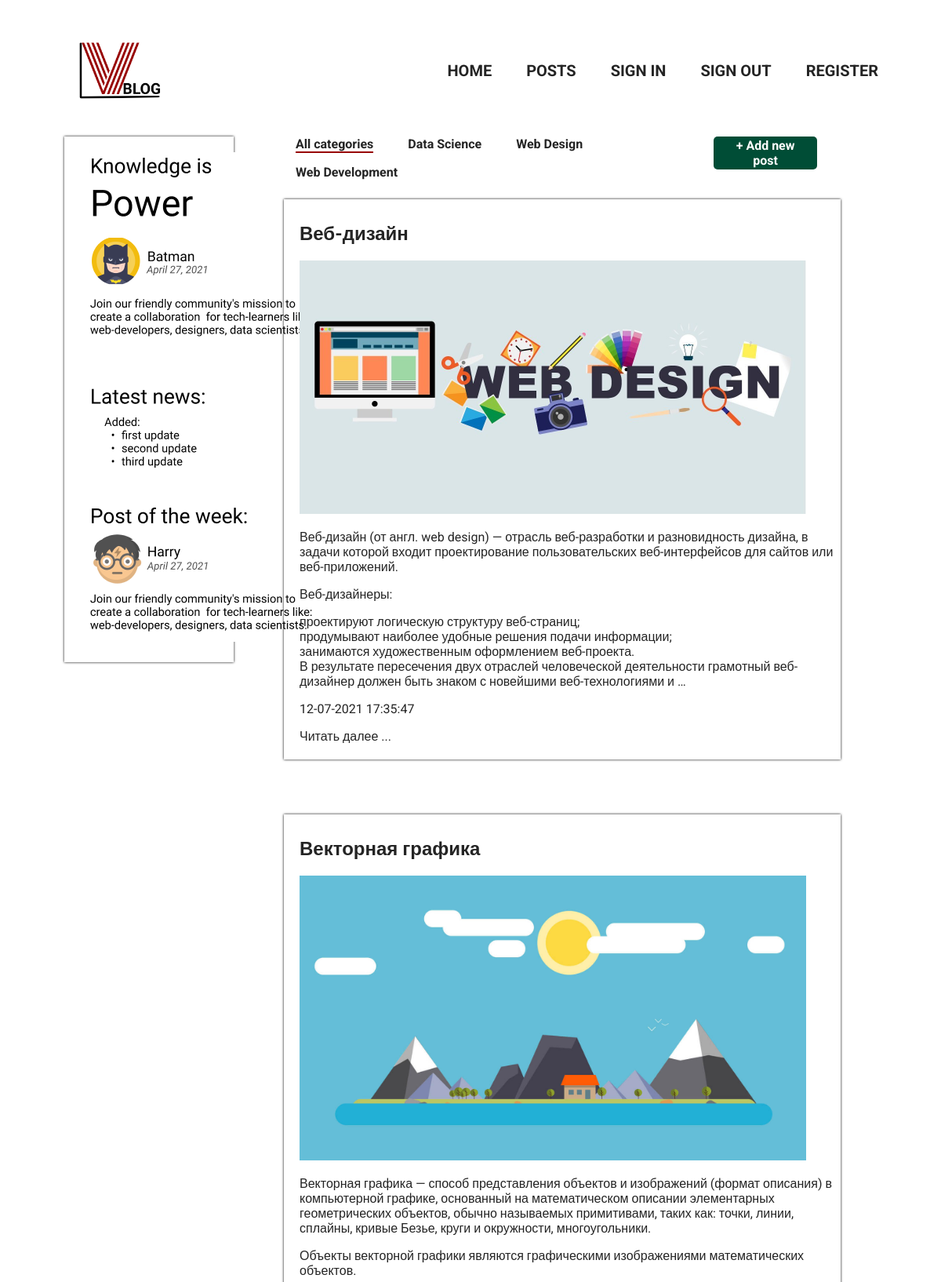
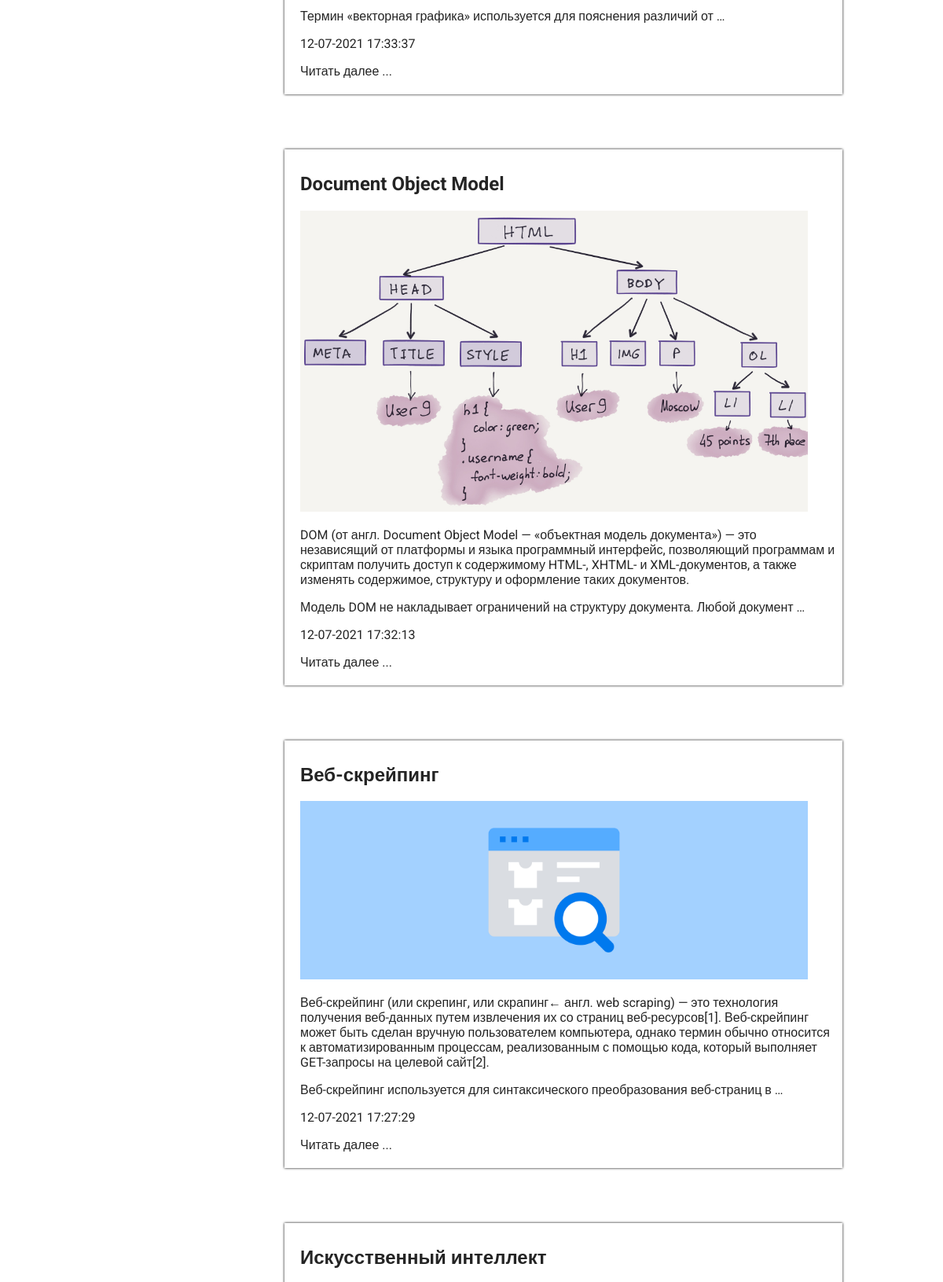
/posts/ (upper part), run on the app's committed database (2 pictures, top to bottom).
### InfoBlog/models.py (models this page shows, shortened)
class Category(models.Model):
    category_name = models.CharField(max_length=100, db_index=True, verbose_name='Название категории')
    slug = models.SlugField(max_length=255, db_index=True, unique=True, verbose_name="URL")
    def get_absolute_url(self):
        return reverse('category', kwargs={'cat_slug': self.slug})
    class Meta:
        verbose_name = 'Категории'
        verbose_name_plural = 'Категории'
        ordering = ['category_name']

class Posts(models.Model):
    title = models.CharField(max_length=255, verbose_name='Заголовок')
    slug = models.SlugField(max_length=255, unique=True, db_index=True, verbose_name="URL")
    content = models.TextField(blank=False, verbose_name='Контент')
    post_image = models.ImageField(upload_to="images/%Y/%m/d/", verbose_name='Изображение')
    time_create = models.DateTimeField(auto_now_add=True, verbose_name='Дата создания')
    time_update = models.DateTimeField(auto_now=True, verbose_name='Дата редактирования')
    is_published = models.BooleanField(default=True, verbose_name='Публикация')
    category = models.ForeignKey('Category', on_delete=models.PROTECT, verbose_name='Категория')
    def get_absolute_url(self):
        return reverse('post', kwargs={'post_slug': self.slug})
    class Meta:
        verbose_name = 'Посты'
        verbose_name_plural = 'Посты'
        ordering = ['-time_create', 'title']

### InfoBlog/views.py (the view)
# urls.py: path('posts/', InfoBlogPosts.as_view(), name='posts'),
class InfoBlogPosts(ListView):
    model = Posts
    template_name = 'InfoBlog/posts_page.html'
    context_object_name = 'posts'
    def get_context_data(self, *, object_list=None, **kwargs):
        context = super().get_context_data(**kwargs)
        context['category_selected'] = 0
        return context
    def get_queryset(self):
        return Posts.objects.filter(is_published=True)

### InfoBlog/templatetags/InfoBlog_tags.py (called while the page is built)
@register.inclusion_tag('InfoBlog/list_categories.html')
def show_categories(sort=None, category_selected=0):
    if not sort:
        cats = Category.objects.all()
    else:
        categories = Category.objects.order_by(sort)
    return {"categories": categories, "category_selected": category_selected}

### InfoBlog/templates/InfoBlog/posts_page.html (shortened to what this page needs)
{% extends 'InfoBlog/base.html' %}
{% load static %}
{% block news %}
    <div class="news_block">
        <img src="{% static 'InfoBlog/images/news(temp).PNG' %}" alt="">
    </div>
{% endblock %}
{% block content %}
    {% for p in posts %}
        <div class="post_card">
            <h2>{{ p.title }}</h2>
            {% if p.post_image %}
                <p><img class="post_image" src="{{ p.post_image.url }}" alt="Post photo"></p>
            {% endif %}
            <p>{{ p.content|linebreaks|truncatewords:50 }}</p>
            <p>{{ p.time_create|date:"d-m-Y H:i:s" }}</p>
            <a href="{{ p.get_absolute_url }}">Читать далее ...</a>
        </div>
    {% endfor %}
{% endblock %}

### InfoBlog/templates/InfoBlog/list_categories.html
{% for c in categories %}
    {% if c.pk == category_selected %}
        <li class="selected">{{c.category_name}}</li>
    {% else %}
        <li><a href="{{ c.get_absolute_url }}">{{c.category_name}}</a></li>
    {% endif %}
{% endfor %}

### InfoBlog/static/InfoBlog/css/base.css (style rules this page uses)
body { color: #242424; margin: 0; padding: 0; font-family: 'Roboto', sans-serif; font-weight: normal; list-style-type: none; }
a, a:visited, a:active { text-decoration: none; color: #242424; }
ul, li { list-style-type: none; }
.news_block { padding-top: 20px; }
.news_block { box-shadow: 0px 0px 3px black; margin-right: 20px; width: 20%; height: 650px; }
.post_card { max-width: 90%; box-shadow: 0px 0px 3px black; padding: 10px 10px 20px 20px; margin-bottom: 70px; margin-top: 10px; }
.category li { display: inline-block; margin-right: 25px; margin-bottom: 15px; margin-left: 15px; }
.post_image { max-width: 95%; }

### data on the page
Category: category_name "Data Science"
Category: category_name "Web Design"
Category: category_name "Web Development"
Posts: title "Веб-дизайн", post_image (picture), content "Веб-дизайн (от англ. web design) — отрасль веб-разработки и разновидность дизайна, в задачи которой входит проектирование пользовательских веб-интерфейсов для сайтов или веб-приложений. Веб-дизайнеры: проектируют логическую структуру веб-страниц; продумывают наиболее удобные решения подачи информации; занимаются художественным оформлением веб-проекта. В результате пересечения двух отраслей человеческой деятельности грамотный веб-дизайнер должен быть знаком с новейшими веб-технологиями и …", time_create "12-07-2021 17:35:47"
Posts: title "Векторная графика", post_image (picture), content "Векторная графика — способ представления объектов и изображений (формат описания) в компьютерной графике, основанный на математическом описании элементарных геометрических объектов, обычно называемых примитивами, таких как: точки, линии, сплайны, кривые Безье, круги и окружности, многоугольники. Объекты векторной графики являются графическими изображениями математических объектов. Термин «векторная графика» используется для пояснения различий от …", time_create "12-07-2021 17:33:37"
Posts: title "Document Object Model", post_image (picture), content "DOM (от англ. Document Object Model — «объектная модель документа») — это независящий от платформы и языка программный интерфейс, позволяющий программам и скриптам получить доступ к содержимому HTML-, XHTML- и XML-документов, а также изменять содержимое, структуру и оформление таких документов. Модель DOM не накладывает ограничений на структуру документа. Любой документ …", time_create "12-07-2021 17:32:13"
Posts: title "Веб-скрейпинг", post_image (picture), content "Веб-скрейпинг (или скрепинг, или скрапинг← англ. web scraping) — это технология получения веб-данных путем извлечения их со страниц веб-ресурсов[1]. Веб-скрейпинг может быть сделан вручную пользователем компьютера, однако термин обычно относится к автоматизированным процессам, реализованным с помощью кода, который выполняет GET-запросы на целевой сайт[2]. Веб-скрейпинг используется для синтаксического преобразования веб-страниц в …", time_create "12-07-2021 17:27:29"
Posts: title "Искусственный интеллект"
